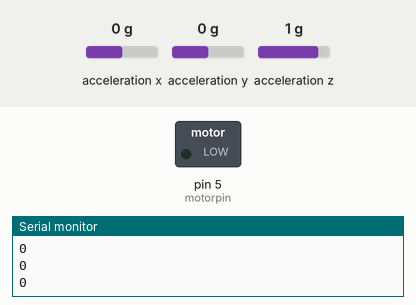
Recording of a sketch running on a simulated Arduino Uno, built with avr-gcc and run on an emulated ATmega328P. Parts: switched loads named in the sketch (green lamp = pin HIGH), the last lines printed to the serial monitor. The inputs (shaded band) are chosen by the test bench; at power-on: acceleration x 0 g, acceleration y 0 g, acceleration z 1 g.

Above: at 1.2 s.
1.3 s: acceleration x set to -1.4 g
At 1.55 s:
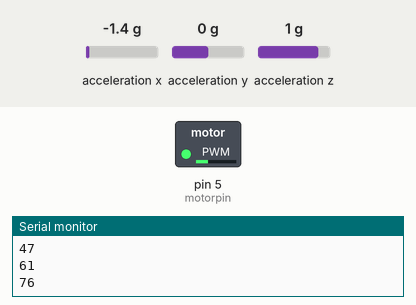
4.3 s: acceleration x set to 0.8 g
At 4.87 s:
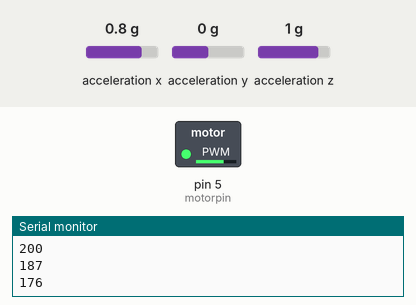
7.3 s: acceleration y set to -1.4 g
At 9.9 s:
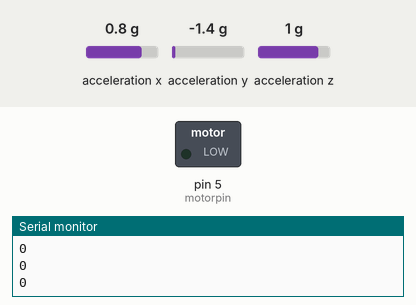
10.3 s: acceleration y set to 0.8 g
At 11.16 s:
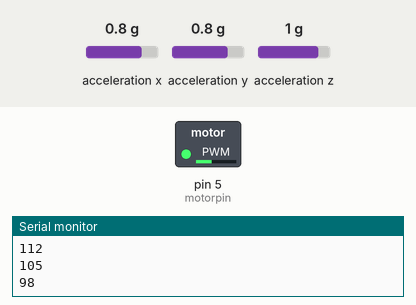
Timing chart, 0 to 13.5 s (numbered marks = the images above; inputs shaded):
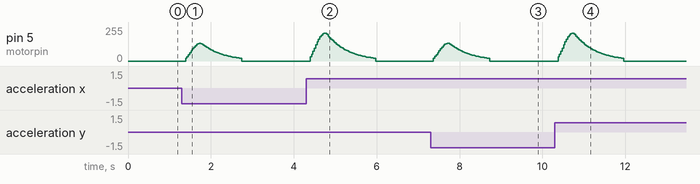

The sketch:

oscillator-sense-LIS3DH.ino
```cpp
// Basic demo for accelerometer readings from Adafruit LIS3DH

#include <Wire.h>
#include <SPI.h>
#include <Adafruit_LIS3DH.h>
#include <Adafruit_Sensor.h>

// Used for software SPI
#define LIS3DH_CLK 13
#define LIS3DH_MISO 12
#define LIS3DH_MOSI 11
// Used for hardware & software SPI
#define LIS3DH_CS 10

// software SPI
//Adafruit_LIS3DH lis = Adafruit_LIS3DH(LIS3DH_CS, LIS3DH_MOSI, LIS3DH_MISO, LIS3DH_CLK);
// hardware SPI
//Adafruit_LIS3DH lis = Adafruit_LIS3DH(LIS3DH_CS);
// I2C
Adafruit_LIS3DH lis = Adafruit_LIS3DH();


//P = Cos[omega*t]
float P[] = {1.00,0.92,0.71,0.38,0.00,-0.38,-0.71,-0.92,-1.00,-0.92,-0.71,-0.38,0.00,0.38,0.71,0.92};
//Q = Sin[omega*t]*Exp[t/tau]
float Q[] = {0.00,0.38,0.71,0.92,1.00,0.92,0.71,0.38,0.00,-0.38,-0.71,-0.92,-1.00,-0.92,-0.71,-0.38};

float p=0.0;  //integrated sin power
float q=0.0;  //integrated cos power
//x = input variable array
float x[] = {0.0,0.0,0.0,0.0,0.0,0.0,0.0,0.0,0.0,0.0,0.0,0.0,0.0,0.0,0.0,0.0};
float xmean = 0.0;
//y = input variable array
float y[] = {0.0,0.0,0.0,0.0,0.0,0.0,0.0,0.0,0.0,0.0,0.0,0.0,0.0,0.0,0.0,0.0};
float ymean = 0.0;

int m=0;
float F = 0.0;
float Fmax = 1023.0;
float gamma = 7.0;
float vold = 0.0;
float vnew = 0.0;
int deltat = 30;  //3 Hz/8
float v=0.0;
float vmax = 255.0;
float vmin = 20.0;

float k = 20.0;
float n = 0.0;
int tau = 500;
int i = 0;

int motorpin = 5;

int motorspeed = 0;

void setup(void) {
  n = tau/deltat;
  pinMode(motorpin,OUTPUT);
  analogWrite(motorpin,0);

  Serial.begin(9600);
  while (!Serial) delay(10);     // will pause Zero, Leonardo, etc until serial console opens

  Serial.println("LIS3DH test!");

  if (! lis.begin(0x18)) {   // change this to 0x19 for alternative i2c address
    Serial.println("Couldnt start");
    while (1) yield();
  }
  Serial.println("LIS3DH found!");

  lis.setRange(LIS3DH_RANGE_4_G);   // 2, 4, 8 or 16 G!

  Serial.print("Range = "); Serial.print(2 << lis.getRange());
  Serial.println("G");
}

void loop() {

  for (m = 15; m > 0; m--){
   x[m] = x[m-1];
   y[m] = y[m-1];
  }

  i++;
  if(i>15){
    i = 0;
  }


  lis.read();      // get X Y and Z data at once

  /* Or....get a new sensor event, normalized */
  sensors_event_t event;
  lis.getEvent(&event);

  /* Display the results (acceleration is measured in m/s^2) */

  x[0] = event.acceleration.x;
  y[0] = event.acceleration.y;

  p=0.0;
  q=0.0;
  for (m = 0; m < 16;m++){
     p = p + P[m]*x[m];
     q = q + Q[m]*x[m];
  }
  F = k*sqrt(p*p + q*q)/16;

//add the second axis, repeating all math to get a force, then adding it to the main force, and dividing by 2 to normalize
  p=0.0;
  q=0.0;
  for (m = 0; m < 16;m++){
     p = p + P[m]*y[m];
     q = q + Q[m]*y[m];
  }
  F += k*sqrt(p*p + q*q)/16;

  F /= 2;

  if (F > Fmax){
    F = Fmax;
  }
  vnew = vold + ((F*gamma - vold)/n);

  vold = vnew;


  motorspeed = vnew;
  if (vnew > vmax)
  {
    motorspeed = vmax;
  }
  if (vnew < vmin){
    motorspeed = 0;
  }


  analogWrite(motorpin,motorspeed);

  Serial.println(motorspeed);

//Serial.print(vnew);
//  Serial.print(",");
 // Serial.print(P[i]);
 // Serial.print(",");
 // Serial.println(x[0]);

  //  Serial.print(","); Serial.print(event.acceleration.y);
  //Serial.print(","); Serial.println(event.acceleration.z);

  //Serial.println();


  delay(deltat);

}
```

Measured:
- after the input at 1.3 s, pin 5 (motorpin): rises from 0/255 to 132/255 in 0.33 s, then falls to 0/255 in 1.0 s
- after the input at 4.3 s, pin 5 (motorpin): rises from 0/255 to 208/255 in 0.33 s, then falls to 0/255 in 1.3 s
- after the input at 7.3 s, pin 5 (motorpin): rises from 0/255 to 133/255 in 0.33 s, then falls to 0/255 in 1.0 s
- after the input at 10.3 s, pin 5 (motorpin): rises from 0/255 to 208/255 in 0.33 s, then falls to 0/255 in 1.3 s
